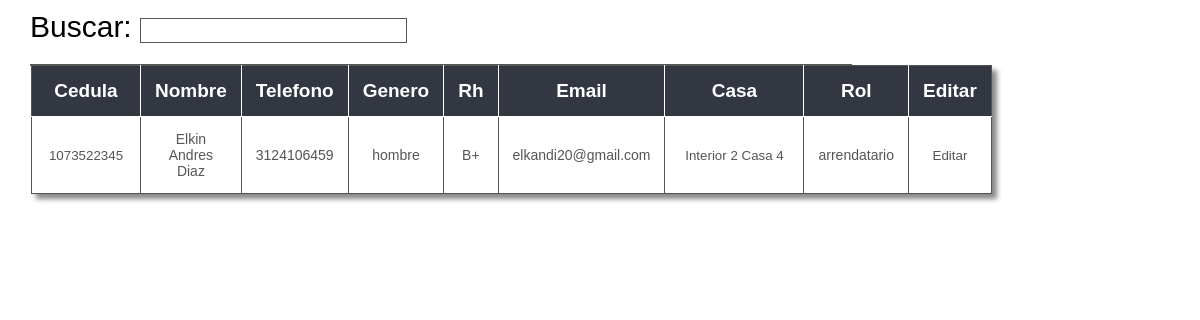
Page /consultas/consulta_arrendatrarios.php on the committed database.
### tables this page shows
CREATE TABLE `arrendatarios` (
  `cedula` int(11) NOT NULL,
  `nombre` varchar(45) NOT NULL,
  `telefono` varchar(15) NOT NULL,
  `genero` varchar(7) NOT NULL,
  `rh` varchar(5) NOT NULL,
  `email` varchar(45) NOT NULL,
  `contrasena` varchar(45) NOT NULL,
  `rol` varchar(15) NOT NULL,
  `foto` varchar(200) NOT NULL
);

CREATE TABLE `casas` (
  `id` varchar(5) NOT NULL,
  `nombre` varchar(20) NOT NULL
);

### consultas/consulta_arrendatrarios.php (the view, shortened to what this page needs)
<?php
  require ("../global/conexion.php")
 ?>
 <!DOCTYPE html>
 <html lang="en">
 <head>
  <link rel="stylesheet" href="../css/css_estilos_tablas.css">
 </head>
 <body>
<div class="buscar"> Buscar: <input id="searchTerm" type="text" onkeyup="doSearch()" autocomplete="off" /></div>
  <div class="Tabla">
 <table class="Tabla" id="buscar">
    <tr>
      <td>Cedula</td>
      <td>Nombre</td>
      <td>Telefono</td>
      <td>Genero</td>
      <td>Rh</td>
      <td>Email</td>
      <td>Casa</td>
      <td>Rol</td>
      <td>Editar</td>
    </tr>
    <tr>
    </div>
    <?php
    $consulta = $conexion -> query("SELECT arrendatarios.* , casas.* FROM arrendatarios, casas, r_casa_arrendatario WHERE arrendatarios.cedula = r_casa_arrendatario.id_arrendatario AND casas.id = r_casa_arrendatario.id_casa");
    while ($res = mysqli_fetch_row($consulta)) {
        echo "
      <form action='../consultas/actualizar_registro_personas.php' method='POST'>
      <td><input type='text' id='cedula' readonly value='$res[0]' name='cedula'></td>
      <td >$res[1]</td>
      <td>$res[2]</td>
      <td>$res[3]</td>
      <td>$res[4]</td>
      <td>$res[5]</td>
      <td><input type='text' id='casa' readonly value='$res[10]' name='casa'></td>
      <td>$res[7]</td>
      <td><input type='submit' id='boton_editar' class='boton_editar' value='Editar'></td>
    </tr>
    </form>
    ";
      }
     ?>
 </body>
 </html>

### css/css_estilos_tablas.css (style rules this page uses)
* { padding: 0px; margin: 0px; outline: none; }
.Tabla { margin: 10px; padding: 0px; width: 820px; box-shadow: 5px 5px 5px #888888; border: 1px solid #545555; margin-left: 2.5%; margin-top: 10px; position: absolute; }
.Tabla table { border-collapse: collapse; border-spacing: 0; width:100%; height:100%; margin:0px;padding:0px; }
.Tabla tr:nth-child(odd) { background-color:#cccccc; }
.Tabla tr:nth-child(even) { background-color:#ffffff; }
.Tabla td { vertical-align:middle; border:1px solid #545555; border-width:0px 1px 1px 0px; text-align:center; padding:14px; font-size:14px; font-family:Arial; font-weight:normal; color:#545555; }
.Tabla tr:last-child td { border-width:0px 1px 0px 0px; }
.Tabla tr td:last-child { border-width:0px 0px 1px 0px; }
.Tabla tr:last-child td:last-child { border-width:0px 0px 0px 0px; }
.Tabla tr:first-child td { background:-o-linear-gradient(bottom, :#333742 5%, :#333742 100%); background:-webkit-gradient( linear, left top, left bottom, color-stop(0.05, :#333742), color-stop(1, :#333742) ); background:-moz-linear-gradient( center top, :#333742 5%, :#333742 100% ); filter:progid:DXImageTransform.Microsoft.gradient(startColorstr=":#333742", endColorstr=":#333742"); background: -o-linear-gradient(top,:#333742,4caf50); background-color:#333742; border:0px solid #fff; text-align:center; border-width:0px 0px 1px 1px; font-size:19px; font-family:Arial; font-weight:bold; color:#ffffff; }
.Tabla tr:first-child td:first-child { border-width:0px 0px 1px 0px; }
.Tabla tr:first-child td:last-child { border-width:0px 0px 1px 1px; }
.boton_editar { background: transparent; color: #545555; border: none; cursor: pointer; }
.buscar { background: transparent; margin: 10px; padding: 0px; width: 500px; margin-left: 2.5%; margin-top: 10px; color::#545555; font-family: arial; font-size: 30px; }
.buscar input { font-size: 20px; color: #4CAF50; background: transparent; outline: 0px; border:1px solid #545555; }
#cedula, #casa { background: transparent; border: none; height: auto; text-align: center; color: #545555; }
#cedula { width: 80px; }
#casa { width: 110px; }

### rows in the picture
arrendatarios: cedula "1073522345", nombre "Elkin Andres Diaz", telefono "3124106459", genero "hombre", rh "B+", email "elkandi20@gmail.com", casa "Interior 2 Casa 4", rol "arrendatario"
